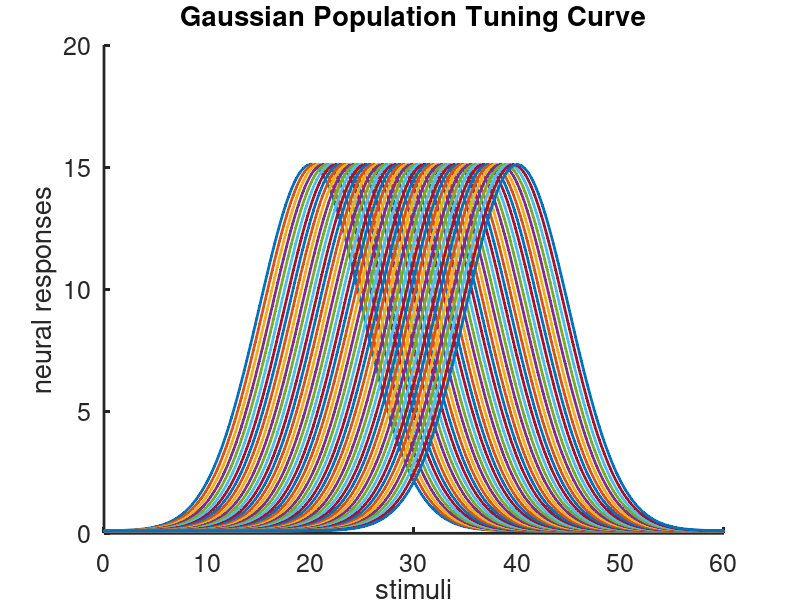
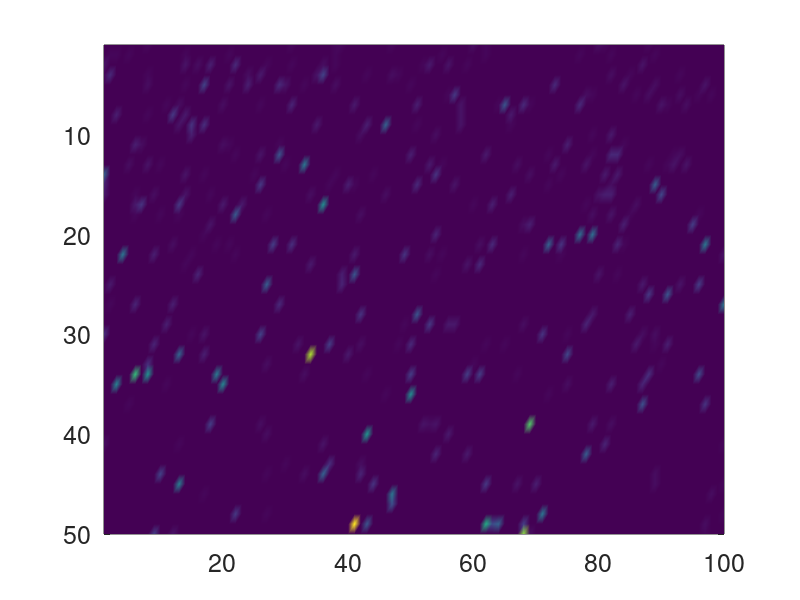

Write the MATLAB code that produced these figures, in order. (Note: this script raises an error after producing the figures.)
%*************************************************************************************
% Negative-Binomial Fano Factor Analysis.
%*************************************************************************************
% NEURL-UA  302
% Final Project
% Author: Mark Kuang
% Email: yk2516@nyu.edu
% Creation Date: Dec 6, 2020
%*************************************************************************************

tic
close all;clear;clc;
set(0,'DefaultLineLineWidth',2);

%% 1.1 Set parameters
g = 15;
b = 0.1;
sig_tc = 5;
struevec = linspace(0,60,1000);
sprefvec = linspace(20,40,50);

f_s = NaN(length(struevec),length(sprefvec));
mean_f_s = NaN(1,length(struevec)); 

for i = 1:length(struevec)
    s = struevec(i);
    f_s(i,:) = g * exp(-(s-sprefvec).^2/2/sig_tc^2) + b;
    mean_f_s(i) = mean(f_s(i,:));
end

mean_f_s_sort = sort(mean_f_s);

figure;
plot(struevec, f_s,'.-','LineWidth',2)
set(gca,'FontSize', 18'); box off;
set(gca,'LineWidth',2); xlabel('stimuli'); ylabel('neural responses')
title('Gaussian Population Tuning Curve');

% subplot(1,2,2);plot(struevec, mean_f_s,'.-','LineWidth',2)
% set(gca,'FontSize', 18'); box off;
% set(gca,'LineWidth',2); xlabel('stimuli'); ylabel('mean responses')
% title('Mean spike count');

%% 1.2 Poisson-Gamma Encoding
num_trials = 100; 
scale_shape_s = linspace(1,81,50);

[gamma_par,modpoi] = deal(NaN(length(scale_shape_s),num_trials));
[mean_modpoi,var_modpoi]= deal(NaN(1,length(scale_shape_s)));
modpoi_data = NaN(length(scale_shape_s),num_trials,length(mean_f_s));
[mean_modpoi_data,var_modpoi_data]= deal(NaN(length(scale_shape_s),length(mean_f_s)));

for i = 1:length(scale_shape_s) % iterate over 50 different scale parameters
    
    current_iterate = i
    scale_s = scale_shape_s(i);
    %*************************************************************************************
    % test: try to see the change in shape_r
    % shape_r = scale_s;
    shape_r = 1 / scale_s;
    %*************************************************************************************
    
    for j = 1:num_trials
        % poisson-gamma stimulation without f(s)
        gamma_par(i,j) = gamrnd(shape_r,scale_s);
        modpoi(i,j) = poissrnd(gamma_par(i,j));
        
        % poisson-gamma stimulation with f(s)
        modpoi_data(i,j,:) = poissrnd(gamma_par(i,j) * mean_f_s_sort);
        
        % pars_temp = nbinfit(modpoi_data(i,j,:));

    end
        
    % poisson-gamma mean & variance with f(s)
    % gonna double check on this! this mean modpoi data & var modpoi data! 
        
    % now mean is 50x1000, for 50 increasing scale pars s, 1000 increasing
    % f(S)
    mean_modpoi_data(i,:) = mean(modpoi_data(i,:,:));
    
    % now variance is 50x1000, for 50 increasing scale pars s, 1000 increasing
    % f(S)
    var_modpoi_data(i,:) = var(modpoi_data(i,:,:));
    
end

%% plot gamma parameters

figure;
h = pcolor(gamma_par);

set(h,'Facecolor','interp')
set(h,'Linestyle','none')
set(gca,'YDir','reverse')
set(gca,'FontSize', 18);
colormap('parula')
% set(gca,'ytick',scale_shape_s)		

h = colorbar;
ylabel(h, 'mean population response bar')
xlabel('numbers of trials')
ylabel('scale parameter s indices (from 1 to 81 in 50 steps)')
title('heat map of gamma parameters')


%% 1.3 Fano factor Analysis

ff_modpoi_data = NaN(length(scale_shape_s),length(mean_f_s));
s_error = NaN(length(scale_shape_s),length(mean_f_s));

% mean_of_ff = NaN(1,length(scale_shape_s));
[beta,beta_true] = deal(NaN(1,5));

figure;

for i = 1:length(scale_shape_s)
    ff_modpoi_data(i,:) = var_modpoi_data(i,:) ./ mean_modpoi_data(i,:);
    
    s_est = (ff_modpoi_data(i,:) - 1) ./ scale_shape_s(i);
    s_error(i,:) = abs(mean_f_s_sort - s_est);
    
    if i <= 45
        subplot(1,2,1);
        plot(mean_f_s_sort,ff_modpoi_data(i,:));
        hold on;
    else
        plot(mean_f_s_sort,ff_modpoi_data(i,:));
        beta(i-45) = scale_shape_s(i);
        beta_true = string(beta);
        set(gca,'FontSize', 18'); box off;
        set(gca,'LineWidth',2); 
        xlabel('mean firing rate'); ylabel('fano factor');
        title('the growth of fano factor for growing scale parameter');
        legend(beta_true)
        hold on;
        
    end
    
end

subplot(1,2,2); hold on;
ff_end = ff_modpoi_data([46,47,48,49,50],:);

for i = 1:5
    plot(mean_f_s_sort,ff_end(i,:))
    set(gca,'FontSize', 18'); box off;
    set(gca,'LineWidth',2); 
    xlabel('mean firing rate'); ylabel('fano factor');
    title('Last five ');

end

legend(beta_true)



%% fano factor surf map
figure;
surf_fano = mesh(ff_modpoi_data);
colormap (parula (5))
c_ff = colorbar;
xlabel('Stimulus Value')
ylabel('Gamma Parameter')
zlabel('Fano Factor')
title('The Growth of Fano Factor for r = 1 / s = 1 / sig_G^2')
c_ff.Label.String = 'Fano Factor Bar' ;


% %% fano factor heat map
% figure;
% h_fano = pcolor(ff_modpoi_data);
% 
% set(h_fano,'Facecolor','interp')
% set(h_fano,'Linestyle','none')
% set(gca,'YDir','reverse')
% colormap('cool')
% 
% h_fano = colorbar;
% ylabel(h_fano, 'fano factor bar')
% xlabel('stimulus values')
% ylabel('gamma parameters')
% title('the growth of fano factor with varying stimuli and gamma parameters')


%% error
figure;

for i = 2:length(scale_shape_s)
    plot(mean_f_s_sort,s_error(i,:));
    hold on
    set(gca,'FontSize', 18'); box off;
    set(gca,'LineWidth',2); 
    xlabel('mean firing rate'); ylabel('s error for r = 1 / s = 1 / sig_G^2');
    title('error in the estimate');

end

%% error mountain
figure;
surf_error = mesh(s_error);
colormap (parula (5))
c_error = colorbar;
xlabel('Stimulus Value')
ylabel('Gamma Parameter')
zlabel('Error')
title('The Error Mountain for r = 1 / s = 1 / sig_G^2')
c_error.Label.String = 'Error Bar' ;




%% run time recording
toc
















